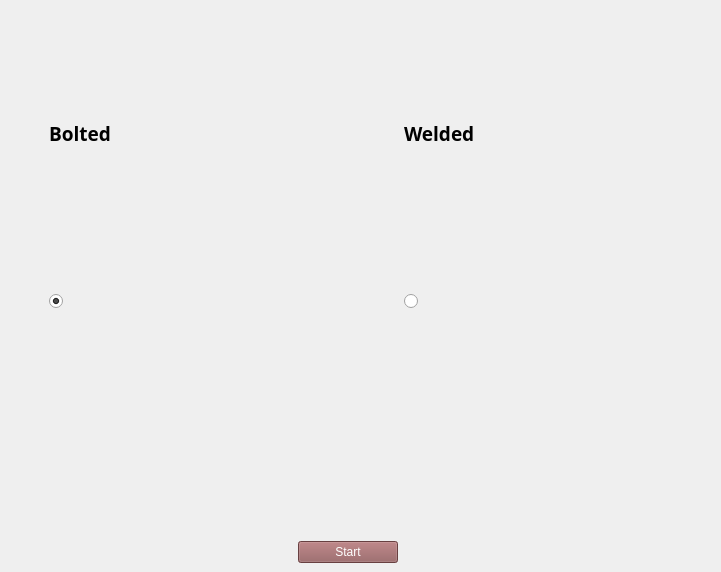
      <widget class="QWidget" name="Tension">
       <property name="enabled">
        <bool>true</bool>
       </property>
       <property name="styleSheet">
        <string notr="true"/>
       </property>
       <widget class="QWidget" name="layoutWidget">
        <property name="geometry">
         <rect>
          <x>-8</x>
          <y>0</y>
          <width>712</width>
          <height>563</height>
         </rect>
        </property>
        <layout class="QGridLayout" name="gridLayout_5">
         <item row="2" column="2" rowspan="2">
          <spacer name="horizontalSpacer_20">
           <property name="orientation">
            <enum>Qt::Horizontal</enum>
           </property>
           <property name="sizeType">
            <enum>QSizePolicy::Fixed</enum>
           </property>
           <property name="sizeHint" stdset="0">
            <size>
             <width>100</width>
             <height>208</height>
            </size>
           </property>
          </spacer>
         </item>
         <item row="0" column="0" rowspan="6">
          <spacer name="horizontalSpacer_16">
           <property name="orientation">
            <enum>Qt::Horizontal</enum>
           </property>
           <property name="sizeHint" stdset="0">
            <size>
             <width>50</width>
             <height>528</height>
            </size>
           </property>
          </spacer>
         </item>
         <item row="5" column="1" colspan="3">
          <spacer name="horizontalSpacer_19">
           <property name="orientation">
            <enum>Qt::Horizontal</enum>
           </property>
           <property name="sizeHint" stdset="0">
            <size>
             <width>598</width>
             <height>100</height>
            </size>
           </property>
          </spacer>
         </item>
         <item row="0" column="4" rowspan="6">
          <spacer name="horizontalSpacer_17">
           <property name="orientation">
            <enum>Qt::Horizontal</enum>
           </property>
           <property name="sizeHint" stdset="0">
            <size>
             <width>50</width>
             <height>528</height>
            </size>
           </property>
          </spacer>
         </item>
         <item row="0" column="1" colspan="3">
          <spacer name="horizontalSpacer_18">
           <property name="orientation">
            <enum>Qt::Horizontal</enum>
           </property>
           <property name="sizeHint" stdset="0">
            <size>
             <width>598</width>
             <height>100</height>
            </size>
           </property>
          </spacer>
         </item>
         <item row="6" column="2">
          <widget class="QPushButton" name="Tension_Start">
           <property name="enabled">
            <bool>true</bool>
           </property>
           <property name="styleSheet">
            <string notr="true">QPushButton::hover
{
   background-color: #d97f7f;
   color:#000000 ;
}

QPushButton
{
background-color: #925a5b;
color:#ffffff;
}</string>
           </property>
           <property name="text">
            <string>Start</string>
           </property>
          </widget>
         </item>
         <item row="1" column="1">
          <widget class="QLabel" name="label_6">
           <property name="font">
            <font>
             <family>Abyssinica SIL</family>
             <pointsize>14</pointsize>
             <weight>75</weight>
             <bold>true</bold>
            </font>
           </property>
           <property name="text">
            <string>Bolted</string>
           </property>
           <property name="textFormat">
            <enum>Qt::PlainText</enum>
           </property>
           <property name="scaledContents">
            <bool>false</bool>
           </property>
           <property name="alignment">
            <set>Qt::AlignLeading|Qt::AlignLeft|Qt::AlignVCenter</set>
           </property>
          </widget>
         </item>
         <item row="1" column="3">
          <widget class="QLabel" name="label_7">
           <property name="font">
            <font>
             <family>Abyssinica SIL</family>
             <pointsize>14</pointsize>
             <weight>75</weight>
             <bold>true</bold>
            </font>
           </property>
           <property name="text">
            <string>Welded</string>
           </property>
           <property name="alignment">
            <set>Qt::AlignLeading|Qt::AlignLeft|Qt::AlignVCenter</set>
           </property>
           <property name="wordWrap">
            <bool>false</bool>
           </property>
          </widget>
         </item>
         <item row="2" column="1" rowspan="3">
          <widget class="QRadioButton" name="rdbtn_bolted">
           <property name="enabled">
            <bool>true</bool>
           </property>
           <property name="sizePolicy">
            <sizepolicy hsizetype="Ignored" vsizetype="Ignored">
             <horstretch>0</horstretch>
             <verstretch>0</verstretch>
            </sizepolicy>
           </property>
           <property name="contextMenuPolicy">
            <enum>Qt::ActionsContextMenu</enum>
           </property>
           <property name="autoFillBackground">
            <bool>true</bool>
           </property>
           <property name="text">
            <string/>
           </property>
           <property name="icon">
            <iconset resource="ResourceFiles/osdagMainPageIcons.qrc">
             <normaloff>:/newPrefix/images/beam_column_endplate.png</normaloff>:/newPrefix/images/beam_column_endplate.png</iconset>
           </property>
           <property name="iconSize">
            <size>
             <width>350</width>
             <height>350</height>
            </size>
           </property>
           <property name="checked">
            <bool>true</bool>
           </property>
          </widget>
         </item>
         <item row="2" column="3" rowspan="3">
          <widget class="QRadioButton" name="rdbtn_welded">
           <property name="enabled">
            <bool>true</bool>
           </property>
           <property name="sizePolicy">
            <sizepolicy hsizetype="Ignored" vsizetype="Ignored">
             <horstretch>0</horstretch>
             <verstretch>0</verstretch>
            </sizepolicy>
           </property>
           <property name="text">
            <string/>
           </property>
           <property name="icon">
            <iconset resource="ResourceFiles/osdagMainPageIcons.qrc">
             <normaloff>:/newPrefix/images/finplate.png</normaloff>
             <disabledoff>:/newPrefix/images/finplate.png</disabledoff>:/newPrefix/images/finplate.png</iconset>
           </property>
           <property name="iconSize">
            <size>
             <width>350</width>
             <height>350</height>
            </size>
           </property>
           <property name="checked">
            <bool>false</bool>
           </property>
          </widget>
         </item>
        </layout>
       </widget>
      </widget>
